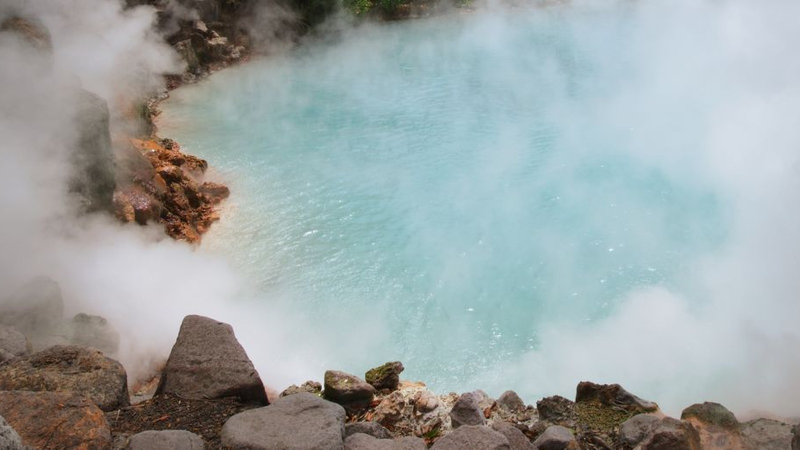
#> input picture adventure-kit/media/rafting-in-shimla-tattapani/hot-spring-steam-pool.jpg, 1600 x 899 px, given in place of px6432003-m.jpg, which was not available (shown at 1/2 size)
$ python snow-suit-and-boots-on-rent-manali-reel.py ../rafting-in-shimla-tattapani/hot-spring-steam-pool.jpg
#> lines starting #> are read from the running program, lines starting #| are printed output that depends on the picture; pictures that were not available may be replaced by others from this repository, and a replacement may not be noted
### adventure-kit/media/snow-kingdom-kufri/sz.py
"""Tiny deterministic motion-graphics renderer (PIL frames -> ffmpeg). Suzu brand."""
import math, subprocess, random
from PIL import Image, ImageDraw, ImageFont, ImageFilter

NAVY = (11, 31, 51); GOLD = (212, 162, 76); GOLD_L = (243, 217, 143); WHITE = (255, 255, 255)
FDIR = '/home/claude/work/fonts/package/files/'
_fc = {}
# [5 lines left out: function font, not called in this run]

def clamp(x, a=0.0, b=1.0): return max(a, min(b, x))
def prog(t, t0, d): return clamp((t - t0) / d) if d > 0 else (1.0 if t >= t0 else 0.0)
def ease_out(p): return 1 - (1 - p) ** 3
def ease_in_out(p): return 4 * p ** 3 if p < .5 else 1 - (-2 * p + 2) ** 3 / 2
def ease_back(p, s=1.6):
    c3 = s + 1; return 1 + c3 * (p - 1) ** 3 + s * (p - 1) ** 2

class Photo:
    """Pre-scaled cover image; frame(t) returns W x H crop with Ken Burns zoom/pan."""
    def __init__(self, path, W, H, focus=(0.5, 0.5), zmax=1.14):
#> called with path = '/home/claude/work/ph/px6432003-m.jpg', W = 1080, H = 1180, focus = (0.4, 0.55), zmax = 1.1
        im = Image.open(path).convert('RGB')
#> im is the input picture: PIL image 1600x899 RGB; mean R, G, B 157.5, 165.8, 165.5
        s = max(W / im.width, H / im.height) * zmax
#> s = 1.44
        self.im = im.resize((round(im.width * s), round(im.height * s)), Image.LANCZOS)
        self.W, self.H, self.focus, self.zmax = W, H, focus, zmax
    # [24 lines left out: functions frame, grad_h, not called in this run]

def grad_v(W, H, stops):
    col = Image.new('RGBA', (1, H)); px = col.load()
    for y in range(H):
        f = y / (H - 1)
        for (a0, v0), (a1, v1) in zip(stops, stops[1:]):
            if a0 <= f <= a1:
                v = v0 + (v1 - v0) * ((f - a0) / (a1 - a0) if a1 > a0 else 0); break
        else:
            v = stops[-1][1]
        px[0, y] = NAVY + (int(255 * v),)
    return col.resize((W, H))

# [44 lines left out: functions text, pill, polyline_partial, smooth, not called in this run]

class Snow:
    def __init__(self, W, H, n, seed=7, rmin=2, rmax=6):
        r = random.Random(seed)
        self.W, self.H = W, H
        self.f = [(r.random() * W, r.random() * H, r.uniform(rmin, rmax), r.uniform(40, 110), r.uniform(0, 6.28), r.uniform(.35, .9)) for _ in range(n)]
    # [12 lines left out: function draw, not called in this run]

class Writer:
    def __init__(self, path, W, H, fps=30):
        self.p = subprocess.Popen(['ffmpeg', '-y', '-loglevel', 'error', '-f', 'rawvideo', '-pix_fmt', 'rgb24', '-s', f'{W}x{H}', '-r', str(fps), '-i', '-',
                                   '-c:v', 'libx264', '-preset', 'medium', '-crf', '16', '-pix_fmt', 'yuv420p', path], stdin=subprocess.PIPE)
    def add(self, im): self.p.stdin.write(im.convert('RGB').tobytes())
    def close(self): self.p.stdin.close(); self.p.wait()

### adventure-kit/media/snow-suit-and-boots-on-rent-manali/snow-suit-and-boots-on-rent-manali-reel.py
"""Snow suit & boots on rent (Manali) reel: 1080x1920, 30 fps, 15 s. Boots in snow -> child in snow suit -> group in matching suits -> Get Quote end card. Facts from the brief only; no prices."""
import sys
from PIL import Image, ImageDraw
from sz import *

W, H, FPS, DUR = 1080, 1920, 30, 15.0
PH = '/home/claude/work/ph/'
P = [Photo(PH + 'px6432003-m.jpg', W, 1180, focus=(0.40, 0.55), zmax=1.10),
     Photo(PH + 'px10966095.jpg', W, 1180, focus=(0.5, 0.52), zmax=1.10),
     Photo(PH + 'px671906.jpg', W, 1180, focus=(0.42, 0.45), zmax=1.10)]
#> call 2 of __init__, with path = '/home/claude/work/ph/px10966095.jpg', W = 1080, H = 1180, focus = (0.5, 0.52), zmax = 1.1
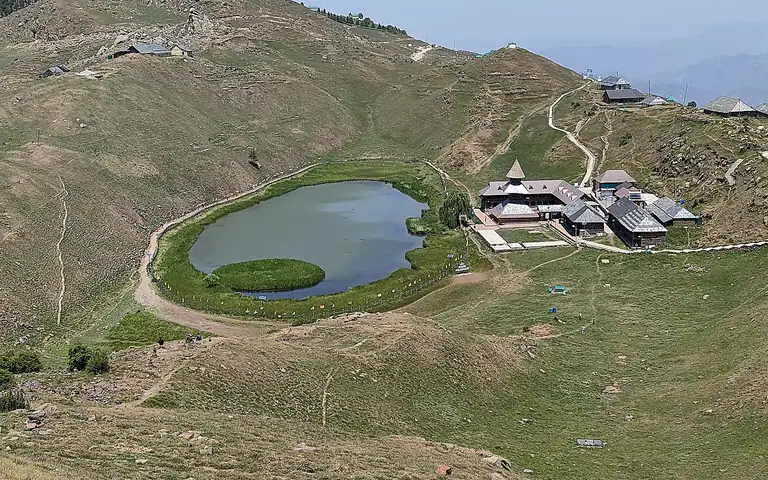
#> input picture adventure-kit/media/adventure-hub/treks-cathead-prashar-768x480.webp, 768 x 480 px, given in place of px10966095.jpg, which was not available
#> in __init__, im is the input picture: PIL image 768x480 RGB; mean R, G, B 122.5, 122.8, 103.7
MASK1 = Image.new('L', (W, 1180), 255)
#> MASK1: PIL image 1080x1180 L; every value is 255
_md = ImageDraw.Draw(MASK1)
for _y in range(880, 1180): _md.line((0, _y, W, _y), fill=int(255 * (1180 - _y) / 300))
SC = [(0.0, 3.8), (3.6, 7.4), (7.2, 10.8)]
CAP = [('01 · ON THE WAY', 'GEAR STOP', 'Driver stops at a rental shop', 'Returned same day'),
       ('02 · KIDS', "KIDS' SIZES", 'Send ages + shoe sizes ahead', 'Small sizes are limited'),
       ('03 · TRY ON', 'CHECK FIT', 'Same-size boots · zips · dry gloves', 'Solang · Gulaba · Sissu')]
shade = grad_v(W, H, [(0, .78), (.22, .10), (.40, 0), (.55, .55), (.78, .92), (1, .96)])
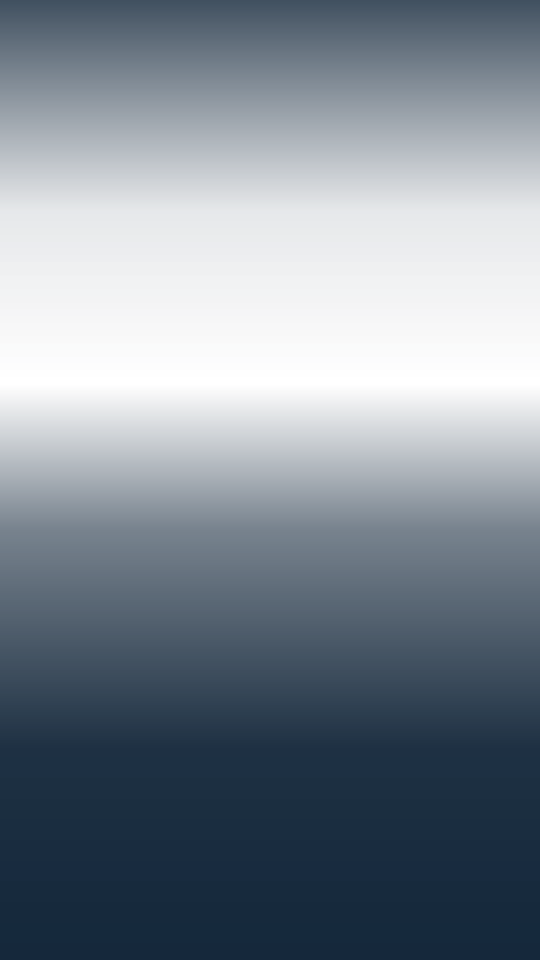
#> shade: PIL image 1080x1920 RGBA (shown at 1/2 size); mean R, G, B, A 9.8, 29.5, 49.7, 132.9; transparent parts drawn white
snow = Snow(W, H, 70, seed=3, rmin=3, rmax=7)
RIDGE = [(0, 118), (120, 96), (190, 108), (300, 52), (372, 84), (470, 20), (560, 76), (640, 58), (740, 104), (830, 42), (920, 80), (1000, 64), (1080, 92)]
RIDGE = [(x, y + 930) for x, y in RIDGE]
end_bg = Image.new('RGBA', (W, H), NAVY + (255,)); gd = ImageDraw.Draw(end_bg)
#> after `end_bg = Image.new('RGBA', (W, H), NAVY + (255,))`:
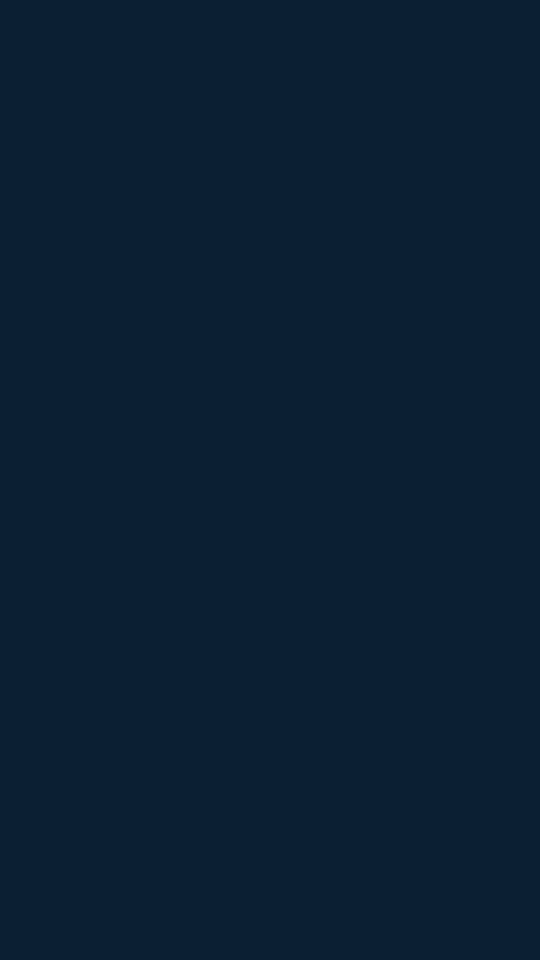
#> end_bg: PIL image 1080x1920 RGBA (shown at 1/2 size); mean R, G, B, A 11, 31, 51, 255
for r in range(1100, 0, -25):
    gd.ellipse((864 - r, 190 - r * .6, 864 + r, 190 + r * .6), fill=(22, 57, 92, int(2 + 1.2 * (1100 - r) / 25)))
from PIL import ImageFilter
end_bg = end_bg.filter(ImageFilter.GaussianBlur(60))
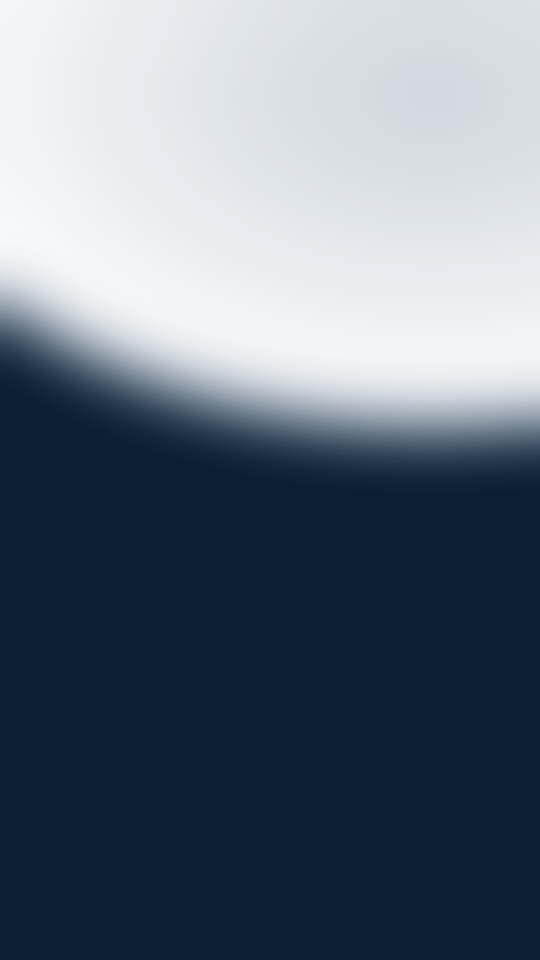
#> end_bg: PIL image 1080x1920 RGBA (shown at 1/2 size); mean R, G, B, A 15.5, 41.7, 67.8, 160.3; transparent parts drawn white

def fit(s, w, size, wt='800'):
    while size > 30 and font(wt, size).getlength(s) > w: size -= 4
    return font(wt, size)

# [59 lines left out: functions photo, render, not called in this run]

if __name__ == '__main__':
    if len(sys.argv) > 1 and sys.argv[1] == 'snap':
        for ts in sys.argv[2:]:
            render(float(ts)).save(f'/home/claude/work/snap-reel-{ts}.jpg', quality=85)
        sys.exit()
    w = Writer('/home/claude/work/out/reel-master.mp4', W, H, FPS)
#> (the run stopped early here; a loop or call above may not have finished)
